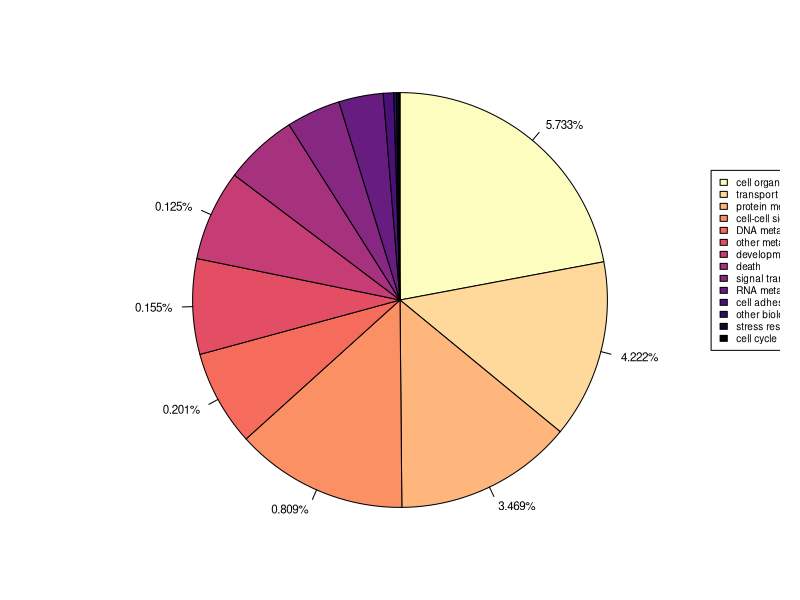
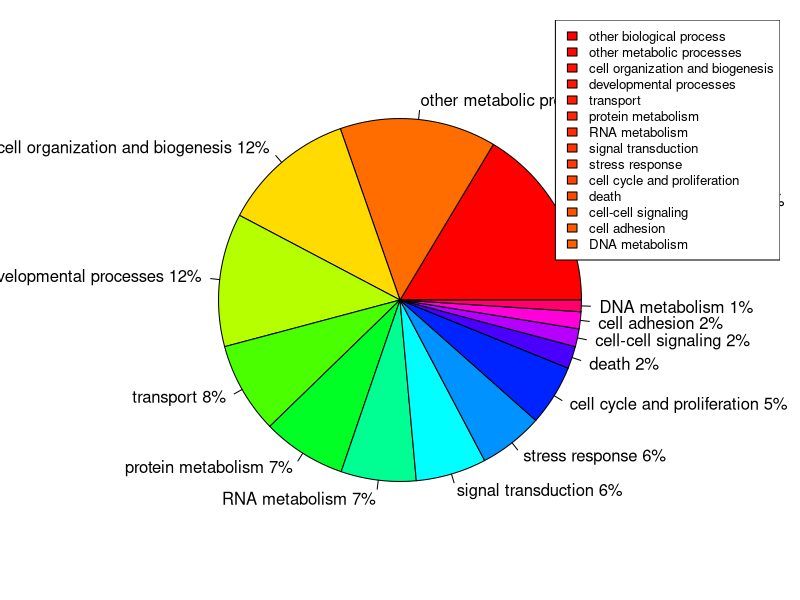
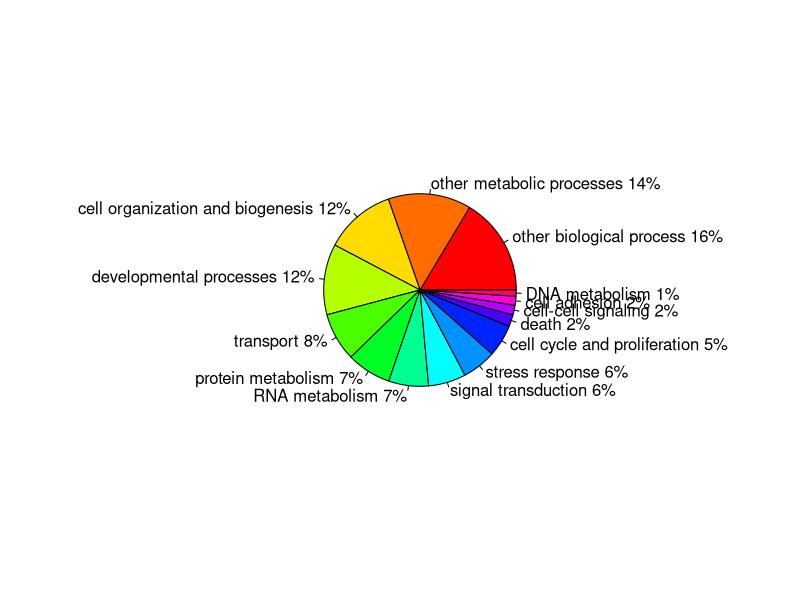

Reproduce these figures in R, in order.
## ---- chunk 1
library(ggrepel)
## ---- chunk 2
install.packages("viridis")
## ---- chunk 3
library(viridis)
## ---- chunk 4
piecounts <- read.csv("../analyses/Fig2-pie/GOslim-P-pie-detectedprots.txt", header = FALSE)
head(piecounts)
## ---- chunk 5
piecolors <- rainbow(14)
## ---- chunk 6
structure(c('other biological processes' = 833L, 'other metabolic processses' = 30743L, 'cell organization and biogenesis' = 91237L, 'developmental processes' = 29298L, 'transport' = 57539L, 'protein metabolism' = 57539L, 'RNA metabolism' = 14353L, 'signal transduction' = 17472L, 'stress reponse' = 640L, 'cell cycle and proliferation' = 517L, 'death' = 23724L, 'cell-cell signaling' = 55685L, 'cell adhesion' = 3347L, 'DNA metabolism' = 30878L), .Dim = 14L, .Dimnames = list(. = c("other biological process", "other metabolic processes", "cell organization and biogenesis", "developmental processes", "transport", "protein metabolism", "RNA metabolism", "signal transduction", "stress response", "cell cycle and proliferation", "death", "cell-cell signaling", "cell adhesion", "DNA metabolism")), class = "table") -> Type
#sort Type 
Type <- sort(Type, decreasing = TRUE) 
piepercent <- scales::percent(as.numeric(Type/sum(Type)))
par(mar = c(1, 1, 1, 1)) # bltr

pie(
  Type, 
  edges = 200, 
  radius = 0.8,
  clockwise = TRUE, # IMPORTANT
  angle = 45, 
  col = viridis::viridis_pal(option = "magma", direction=-1)(length(Type)),  # BETTER COLOR PALETTE
  labels = tail(piepercent, -7), # NEVER DISPLAY OVERLAPPING LABELS
  cex = 0.7
)

legend(
  x = 1.2, # DELIBERATE POSITION
  y = 0.5, # DELIBERATE POSITION
  inset = .05, 
  legend = names(Type), # YOU WERE PASSING IN _ALL_ THE REPEAT NAMES
  fill = viridis::viridis_pal(option = "magma", direction=-1)(length(Type)),  # USE THE SAME COLOR PALETTE
  horiz = FALSE,
  cex = 0.6, # PROPER PARAMETER FOR TEXT SIZE
  text.width = 0.7 # SET THE BOX WIDTH
)


## ---- chunk 7
slices <- c(206, 175, 150, 149, 102, 94, 84, 79, 72, 68, 25, 20, 19, 13) #create vector of counts of GOslims based on the file read in above
lbls <- c("other biological process", "other metabolic processes", "cell organization and biogenesis", "developmental processes", "transport", "protein metabolism", "RNA metabolism", "signal transduction", "stress response", "cell cycle and proliferation", "death", "cell-cell signaling", "cell adhesion", "DNA metabolism")
#create vector of GOslim terms in the same order as the number of counts
pct <- round(slices/sum(slices)*100) #get percentages of each GOslim term
lbls <- paste(lbls, pct) #add percents to labels
lbls <- paste(lbls, "%", sep = "") #ad % to labels
pie(slices, labels = lbls, col = piecolors, radius = 0.7)
legend("topright", c("other biological process", "other metabolic processes", "cell organization and biogenesis", "developmental processes", "transport", "protein metabolism", "RNA metabolism", "signal transduction", "stress response", "cell cycle and proliferation", "death", "cell-cell signaling", "cell adhesion", "DNA metabolism"), cex = 0.8, fill = rainbow(slices))
## ---- chunk 8
pdf("../analyses/Fig2-pie/detectedprots-GOslim-pie.pdf")
slices <- c(206, 175, 150, 149, 102, 94, 84, 79, 72, 68, 25, 20, 19, 13) #create vector of counts of GOslims based on the file read in above
lbls <- c("other biological process", "other metabolic processes", "cell organization and biogenesis", "developmental processes", "transport", "protein metabolism", "RNA metabolism", "signal transduction", "stress response", "cell cycle and proliferation", "death", "cell-cell signaling", "cell adhesion", "DNA metabolism") #create vector of GOslim terms in the same order as the number of counts
pct <- round(slices/sum(slices)*100) #get percentages of each GOslim term
lbls <- paste(lbls, pct) #add percents to labels
lbls <- paste(lbls, "%", sep = "") #ad % to labels
pie(slices, labels = lbls, col = piecolors, radius = 0.5)
